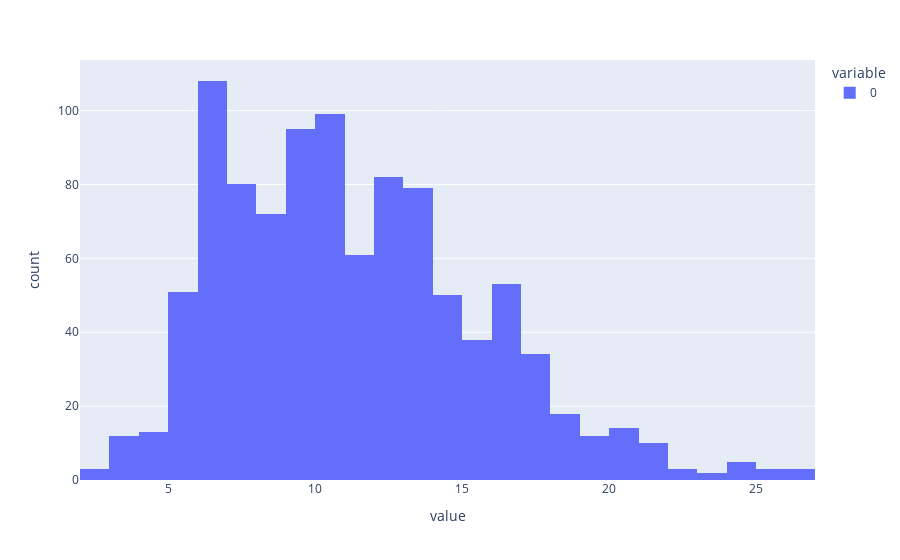

The cell this chart's notebook holds for it:
### Code cell
px.histogram(samples)

### Figure 1 — Plotly figure (JSON) as saved in the notebook; plotly's stock layout.template omitted (floating-point values rounded to 4 significant figures; data arrays with more than 128 entries replaced by an {"elided": "..."} marker saying what was removed)
{"data": [{"bingroup": "x", "hovertemplate": "variable=0<br>value=%{x}<br>count=%{y}<extra></extra>", "legendgroup": "0", "marker": {"color": "#636efa", "pattern": {"shape": ""}}, "name": "0", "orientation": "v", "showlegend": true, "type": "histogram", "x": {"elided": "1000 float values"}, "xaxis": "x", "yaxis": "y"}], "layout": {"barmode": "relative", "legend": {"title": {"text": "variable"}, "tracegroupgap": 0}, "margin": {"t": 60}, "xaxis": {"anchor": "y", "domain": [0, 1], "title": {"text": "value"}}, "yaxis": {"anchor": "x", "domain": [0, 1], "title": {"text": "count"}}}}
